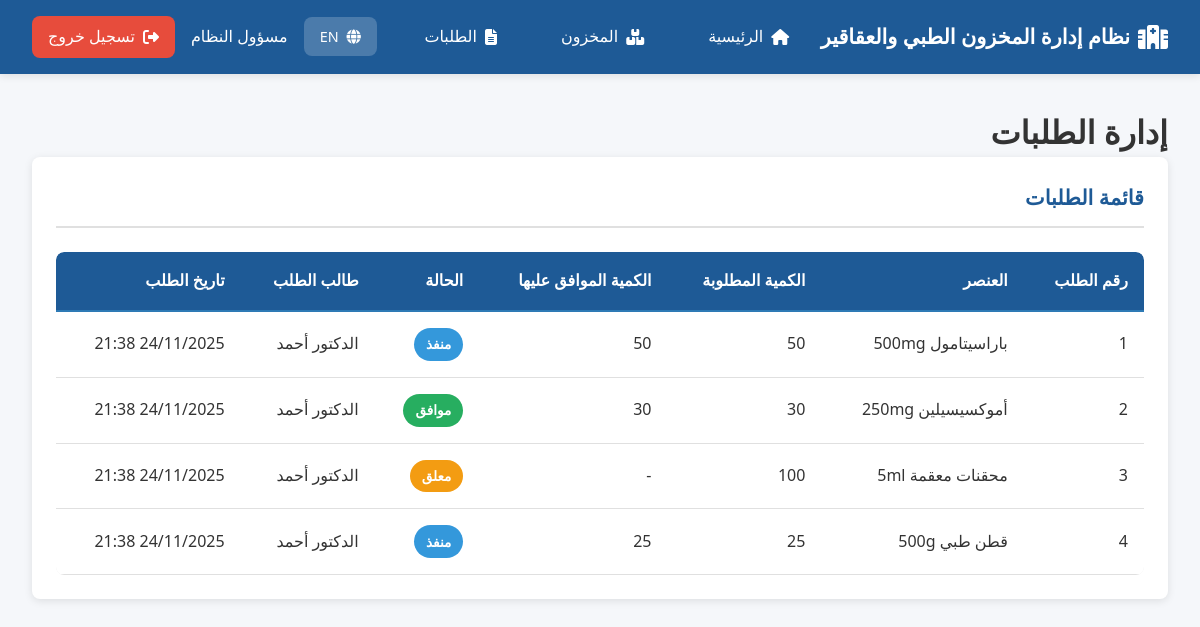
Page /index.php?page=requests (signed in) on the committed database.
### tables this page shows
CREATE TABLE `requests` (
  `request_id` int(11) NOT NULL,
  `item_id` int(11) NOT NULL,
  `quantity_requested` int(11) NOT NULL,
  `quantity_approved` int(11) DEFAULT 0,
  `requested_by` int(11) NOT NULL,
  `requested_date` timestamp NOT NULL DEFAULT current_timestamp(),
  `status` enum('pending','approved','rejected','fulfilled') DEFAULT 'pending',
  `approved_by` int(11) DEFAULT NULL,
  `approval_date` datetime DEFAULT NULL,
  `notes` text DEFAULT NULL
);

CREATE TABLE `items` (
  `item_id` int(11) NOT NULL,
  `name` varchar(150) NOT NULL,
  `batch_number` varchar(50) NOT NULL,
  `quantity` int(11) NOT NULL DEFAULT 0,
  `min_quantity` int(11) NOT NULL DEFAULT 10,
  `department` varchar(100) DEFAULT NULL,
  `expiry_date` date NOT NULL,
  `location` varchar(100) DEFAULT NULL,
  `barcode` varchar(100) DEFAULT NULL,
  `notes` text DEFAULT NULL,
  `supplier_id` int(11) DEFAULT NULL,
  `category` varchar(100) DEFAULT NULL,
  `unit_price` decimal(10,2) DEFAULT NULL,
  `is_active` tinyint(1) DEFAULT 1,
  `created_at` timestamp NOT NULL DEFAULT current_timestamp(),
  `updated_at` timestamp NOT NULL DEFAULT current_timestamp() ON UPDATE current_timestamp()
);

CREATE TABLE `users` (
  `user_id` int(11) NOT NULL,
  `username` varchar(50) NOT NULL,
  `password` varchar(255) NOT NULL,
  `email` varchar(100) NOT NULL,
  `full_name` varchar(100) NOT NULL,
  `role` enum('admin','pharmacist','purchasing','doctor') NOT NULL,
  `department` varchar(100) DEFAULT NULL,
  `phone` varchar(20) DEFAULT NULL,
  `is_active` tinyint(1) DEFAULT 1,
  `created_at` timestamp NOT NULL DEFAULT current_timestamp(),
  `updated_at` timestamp NOT NULL DEFAULT current_timestamp() ON UPDATE current_timestamp()
);

### config.php (called while the page is built, shortened)
<?php
function escape($data) {
    return htmlspecialchars($data, ENT_QUOTES, 'UTF-8');
}
?>

### pages/requests.php (the view, shortened to what this page needs)
<?php
$query = "
    SELECT r.*, i.name as item_name, i.quantity as current_quantity,
    u.full_name as requested_by_name, a.full_name as approved_by_name
    FROM requests r
    JOIN items i ON r.item_id = i.item_id
    JOIN users u ON r.requested_by = u.user_id
    LEFT JOIN users a ON r.approved_by = a.user_id
";
$query .= " ORDER BY r.requested_date DESC";
$stmt = $pdo->prepare($query);
$stmt->execute();
$requests = $stmt->fetchAll();
?>
<!DOCTYPE html>
<html lang="<?php echo $_SESSION['lang']; ?>" dir="<?php echo $_SESSION['lang'] === 'ar' ? 'rtl' : 'ltr'; ?>">
<head>
    <link rel="stylesheet" href="css/style.css">
    <link rel="stylesheet" href="https://cdnjs.cloudflare.com/ajax/libs/font-awesome/6.4.0/css/all.min.css">
</head>
<body>
    <div class="dashboard-container">
        <header class="navbar">
            <div class="navbar-content">
                <div class="navbar-brand">
                    <i class="fas fa-hospital"></i>
                    <span><?php echo $lang['site_name']; ?></span>
                </div>
                <nav class="navbar-menu">
                    <ul>
                        <li><a href="index.php?page=dashboard"><i class="fas fa-home"></i> <?php echo $lang['home']; ?></a></li>
                        <li><a href="index.php?page=inventory"><i class="fas fa-boxes"></i> <?php echo $lang['inventory']; ?></a></li>
                        <li><a href="index.php?page=requests"><i class="fas fa-file-alt"></i> <?php echo $lang['requests']; ?></a></li>
                    </ul>
                </nav>
                <div class="navbar-user">
                    <a href="switch_lang.php?lang=<?php echo $_SESSION['lang'] === 'ar' ? 'en' : 'ar'; ?>" class="lang-toggle">
                        <i class="fas fa-globe"></i>
                        <?php echo $_SESSION['lang'] === 'ar' ? 'EN' : 'AR'; ?>
                    </a>
                    <span class="user-name"><?php echo escape($_SESSION['full_name']); ?></span>
                    <a href="index.php?page=logout" class="btn-logout">
                        <i class="fas fa-sign-out-alt"></i> <?php echo $lang['logout']; ?>
                    </a>
                </div>
            </div>
        </header>
        <main class="dashboard-content">
            <div class="container">
                <h1><?php echo $lang['requests_management']; ?></h1>
                <section class="table-section">
                    <h2><?php echo $lang['request_list']; ?></h2>
                    <div class="table-responsive">
                        <table class="data-table">
                            <thead>
                                <tr>
                                    <th><?php echo $lang['request_number']; ?></th>
                                    <th><?php echo $lang['item']; ?></th>
                                    <th><?php echo $lang['requested_quantity']; ?></th>
                                    <th><?php echo $lang['approved_quantity']; ?></th>
                                    <th><?php echo $lang['status']; ?></th>
                                    <th><?php echo $lang['requested_by']; ?></th>
                                    <th><?php echo $lang['request_date']; ?></th>
                                </tr>
                            </thead>
                            <tbody>
                                <?php if (!empty($requests)): ?>
                                    <?php foreach ($requests as $request): ?>
                                        <tr>
                                            <td><?php echo $request['request_id']; ?></td>
                                            <td><?php echo escape($request['item_name']); ?></td>
                                            <td><?php echo $request['quantity_requested']; ?></td>
                                            <td><?php echo $request['quantity_approved'] ?: '-'; ?></td>
                                            <td>
                                                <span class="badge badge-<?php echo $request['status']; ?>">
                                                    <?php
                                                    $statuses = [
                                                        'pending' => $lang['pending'],
                                                        'approved' => $lang['approved'],
                                                        'rejected' => $lang['rejected'],
                                                        'fulfilled' => $lang['fulfilled']
                                                    ];
                                                    echo $statuses[$request['status']] ?? $request['status'];
                                                    ?>
                                                </span>
                                            </td>
                                            <td><?php echo escape($request['requested_by_name']); ?></td>
                                            <td><?php echo date('d/m/Y H:i', strtotime($request['requested_date'])); ?></td>
                                        </tr>
                                    <?php endforeach; ?>
                                <?php else: ?>
                                    <tr>
                                        <td colspan="8" class="text-center"><?php echo $lang['no_requests']; ?></td>
                                    </tr>
                                <?php endif; ?>
                            </tbody>
                        </table>
                    </div>
                </section>
            </div>
        </main>
    </div>
</body>
</html>

### css/style.css (style rules this page uses)
:root { --primary-color: #1e5a96; --primary-light: #2e7ab5; --primary-dark: #0d3d66; --secondary-color: #27ae60; --danger-color: #e74c3c; --warning-color: #f39c12; --info-color: #3498db; --bg-color: #f5f7fa; --text-color: #333; --text-light: #666; --border-color: #e0e0e0; --white: #ffffff; --spacing: 1rem; --radius: 8px; --shadow: 0 2px 8px rgba(0, 0, 0, 0.1); }
* { margin: 0; padding: 0; box-sizing: border-box; }
body { font-family: "Segoe UI", Tahoma, Geneva, Verdana, sans-serif; color: var(--text-color); background-color: var(--bg-color); line-height: 1.6; }
.navbar { background-color: var(--primary-color); color: var(--white); box-shadow: var(--shadow); position: sticky; top: 0; z-index: 100; }
.navbar-content { display: flex; align-items: center; justify-content: space-between; padding: 1rem 2rem; max-width: 1400px; margin: 0 auto; }
.navbar-brand { display: flex; align-items: center; gap: 0.5rem; font-size: 1.3rem; font-weight: bold; }
.navbar-brand i { font-size: 1.5rem; }
.navbar-menu ul { display: flex; list-style: none; gap: 2rem; }
.navbar-menu a { color: var(--white); text-decoration: none; display: flex; align-items: center; gap: 0.5rem; padding: 0.5rem 1rem; border-radius: var(--radius); transition: all 0.3s ease; }
.navbar-user { display: flex; align-items: center; gap: 1rem; }
.btn-logout { background-color: var(--danger-color); color: var(--white); padding: 0.5rem 1rem; border-radius: var(--radius); text-decoration: none; display: flex; align-items: center; gap: 0.5rem; transition: all 0.3s ease; }
.dashboard-container { display: flex; flex-direction: column; min-height: 100vh; }
.dashboard-content { flex: 1; padding: 2rem; }
.container { max-width: 1400px; margin: 0 auto; }
.table-responsive { overflow-x: auto; border-radius: var(--radius); }
.data-table { width: 100%; border-collapse: collapse; background-color: var(--white); box-shadow: var(--shadow); border-radius: var(--radius); overflow: hidden; }
.data-table thead { background-color: var(--primary-color); color: var(--white); }
.data-table th { padding: 1rem; text-align: right; font-weight: 600; border-bottom: 2px solid var(--primary-light); }
.data-table td { padding: 1rem; border-bottom: 1px solid var(--border-color); }
.badge { display: inline-block; padding: 0.35rem 0.75rem; border-radius: 20px; font-size: 0.85rem; font-weight: 600; text-align: center; }
.badge-pending { background-color: var(--warning-color); color: var(--white); }
.badge-approved { background-color: var(--secondary-color); color: var(--white); }
.badge-fulfilled { background-color: var(--info-color); color: var(--white); }
.dashboard-section, .form-section, .table-section, .report-section { background-color: var(--white); border-radius: var(--radius); padding: 1.5rem; box-shadow: var(--shadow); margin-bottom: 2rem; }
.dashboard-section h2, .form-section h2, .table-section h2, .report-section h2 { color: var(--primary-color); margin-bottom: 1.5rem; font-size: 1.3rem; border-bottom: 2px solid var(--border-color); padding-bottom: 0.75rem; }
.lang-toggle { background-color: rgba(255, 255, 255, 0.2); color: var(--white); padding: 0.5rem 1rem; border-radius: var(--radius); text-decoration: none; display: inline-flex; align-items: center; gap: 0.5rem; transition: all 0.3s ease; font-weight: 500; font-size: 0.9rem; }
[dir="rtl"] .navbar-menu ul { gap: 2rem; }
[dir="rtl"] .data-table th { text-align: right; }
[dir="rtl"] .data-table td { text-align: right; }
[dir="rtl"] .lang-toggle { margin-left: 0; margin-right: 1rem; }
[dir="rtl"] .navbar-content { margin: 0 auto; direction: rtl; }

### rows in the picture
requests: request_id "1", item.name "باراسيتامول 500mg", quantity_requested "50", quantity_approved "50", status "منفذ", requested_by.full_name "الدكتور أحمد", requested_date "24/11/2025 21:38"
requests: request_id "2", item.name "أموكسيسيلين 250mg", quantity_requested "30", quantity_approved "30", status "موافق", requested_by.full_name "الدكتور أحمد", requested_date "24/11/2025 21:38"
requests: request_id "3", item.name "محقنات معقمة 5ml", quantity_requested "100", quantity_approved "-", status "معلق", requested_by.full_name "الدكتور أحمد", requested_date "24/11/2025 21:38"
requests: request_id "4", item.name "قطن طبي 500g", quantity_requested "25", quantity_approved "25", status "منفذ", requested_by.full_name "الدكتور أحمد", requested_date "24/11/2025 21:38"

### other values in the picture
$lang['site_name'] "نظام إدارة المخزون الطبي والعقاقير"
$lang['home'] "الرئيسية"
$lang['inventory'] "المخزون"
$lang['requests'] "الطلبات"
$_SESSION['full_name'] "مسؤول النظام"
$lang['logout'] "تسجيل خروج"
$lang['requests_management'] "إدارة الطلبات"
$lang['request_list'] "قائمة الطلبات"
$lang['request_number'] "رقم الطلب"
$lang['item'] "العنصر"
$lang['requested_quantity'] "الكمية المطلوبة"
$lang['approved_quantity'] "الكمية الموافق عليها"
$lang['status'] "الحالة"
$lang['requested_by'] "طالب الطلب"
$lang['request_date'] "تاريخ الطلب"
